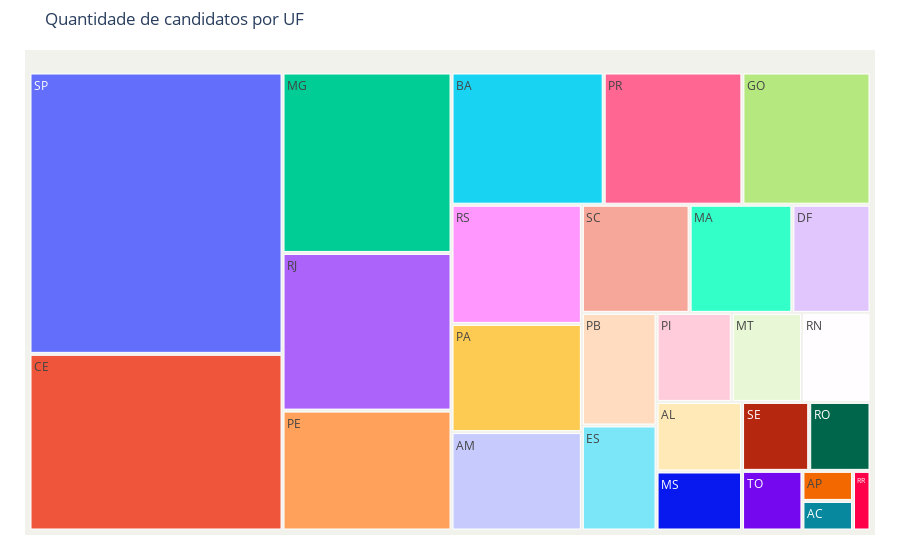

This figure's notebook cell:
### Code cell
import plotly.express as px

fig = px.treemap(data_frame=df_ufs,
                path=['uf'],
                 values='candidatos',
                 title='Quantidade de candidatos por UF'
                )
fig.update_traces(root_color='#f2f2ed')
fig.update_layout(margin=dict(t=50, l=25, r=25, b=25))
fig.show()

### Figure 1 — Plotly figure (JSON) as saved in the notebook; plotly's stock layout.template omitted (floating-point values rounded to 4 significant figures)
{"data": [{"branchvalues": "total", "domain": {"x": [0, 1], "y": [0, 1]}, "hovertemplate": "labels=%{label}<br>candidatos=%{value}<br>parent=%{parent}<br>id=%{id}<extra></extra>", "ids": ["AC", "AL", "AM", "AP", "BA", "CE", "DF", "ES", "GO", "MA", "MG", "MS", "MT", "PA", "PB", "PE", "PI", "PR", "RJ", "RN", "RO", "RR", "RS", "SC", "SE", "SP", "TO"], "labels": ["AC", "AL", "AM", "AP", "BA", "CE", "DF", "ES", "GO", "MA", "MG", "MS", "MT", "PA", "PB", "PE", "PI", "PR", "RJ", "RN", "RO", "RR", "RS", "SC", "SE", "SP", "TO"], "name": "", "parents": ["", "", "", "", "", "", "", "", "", "", "", "", "", "", "", "", "", "", "", "", "", "", "", "", "", "", ""], "root": {"color": "#f2f2ed"}, "type": "treemap", "values": [3512, 13976, 30120, 3565, 47235, 104981, 19840, 18419, 39769, 26104, 71614, 11851, 14674, 33109, 19760, 47583, 15738, 43060, 62583, 14327, 9927, 2453, 36478, 27373, 10878, 167183, 8457]}], "layout": {"legend": {"tracegroupgap": 0}, "margin": {"b": 25, "l": 25, "r": 25, "t": 50}, "title": {"text": "Quantidade de candidatos por UF"}}}
